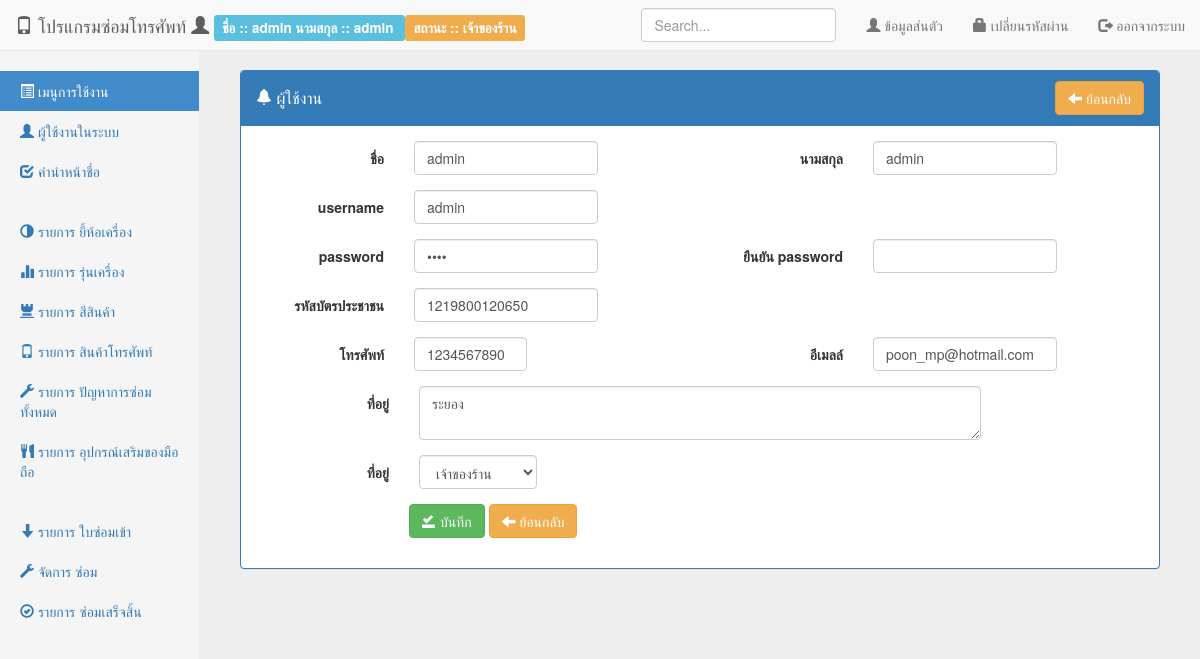
/src/back/index.php?page=frm-person&id=1 (signed in), run on an earlier commit of the app's database.
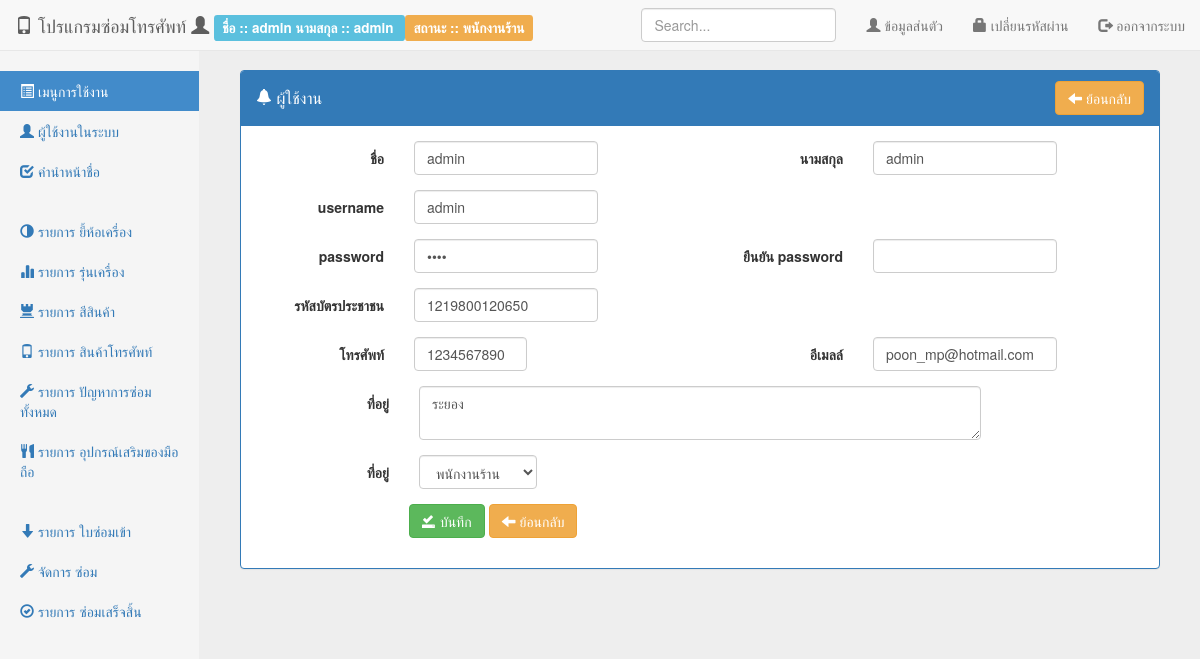
And on a later commit of the database.
### tables this page shows
CREATE TABLE IF NOT EXISTS `person` (
  `per_id` int(11) NOT NULL AUTO_INCREMENT,
  `per_status` int(2) NOT NULL COMMENT ' ''1'' => ''พนักงานร้าน'',         ''2'' => ''พนักงานซ่อม'',         ''3'' => ''เจ้าของร้าน'',         ''4'' => ''ลูกค้า'',',
  `per_fname` varchar(50) NOT NULL,
  `per_lname` varchar(50) NOT NULL,
  `per_username` varchar(50) NOT NULL,
  `per_password` varchar(50) NOT NULL,
  `per_idcard` varchar(15) NOT NULL,
  `per_address` text NOT NULL,
  `per_mobile` varchar(50) NOT NULL,
  `per_email` varchar(50) NOT NULL,
  `per_createdate` timestamp NOT NULL DEFAULT CURRENT_TIMESTAMP,
  `per_createby` int(11) NOT NULL,
  `per_updatedate` timestamp NOT NULL DEFAULT CURRENT_TIMESTAMP,
  `per_updateby` int(11) NOT NULL,
  `pre_id` int(11) DEFAULT NULL,
  PRIMARY KEY (`per_id`),
  UNIQUE KEY `per_idcard` (`per_idcard`),
  KEY `per_idcard_2` (`per_idcard`)
);

### src/config/extension.php (called while the page is built, shortened)
<?php
function listPersonStatus() {
    return array(
        '1' => 'พนักงานร้าน',
        '2' => 'พนักงานซ่อม',
        '3' => 'เจ้าของร้าน',
        '4' => 'ลูกค้า',
    );
}
function getDataList($params, $list) {
    $array = $list;
    if (!empty($params)):
        $result = "";
        foreach ($array as $key => $value):
            if ($key == $params):
                $result = $value;
            endif;
        endforeach;
        return $result;
    endif;
}

### src/back/frm-person.php (the view, shortened to what the changed rows need)
<?php
$fname = '';
$lname = '';
$username = '';
$password = '';
$password_confirm = '';
$idcard = '';
$address = '';
$mobile = '';
$email = '';
$status = '';
if (!empty($_GET['id'])) {
    $sql = "SELECT * FROM person WHERE per_id = " . $_GET['id'];
    $query = mysql_query($sql) or die(mysql_error());
    $data = mysql_fetch_assoc($query);
    $fname = $data['per_fname'];
    $lname = $data['per_lname'];
    $username = $data['per_username'];
    $password = $data['per_password'];
    $idcard = $data['per_idcard'];
    $address = $data['per_address'];
    $mobile = $data['per_mobile'];
    $email = $data['per_email'];
    $status = $data['per_status'];
}
?>
<div class="panel panel-primary">
    <div class="panel-heading clearfix">
        <h4 class="panel-title pull-left" style="padding-top: 7.5px;">
            <i class="glyphicon glyphicon-bell"></i> ผู้ใช้งาน
        </h4>
        <div class="btn-group pull-right">
            <a href="index.php?page=list-person" class="btn btn-warning">
                <i class="glyphicon glyphicon-arrow-left"></i> ย้อนกลับ
            </a>
        </div>
    </div>
    <div class="panel-body">
        <div class="table-responsive">
            <form class="form-horizontal" name="frm-person" id="frm-person">
                <div class="form-group">
                    <div class="col-sm-6">
                        <label for="input-fname" class="col-sm-4 control-label">ชื่อ</label>
                        <div class="col-sm-6">
                            <input type="text" class="form-control validate[required]"
                                   data-errormessage-value-missing="กรุณากรอก ชื่อ"
                                   name="input-fname" id="input-fname" value="<?= $fname ?>"/>
                        </div>
                    </div>
                    <div class="col-sm-6">
                        <label for="input-lname" class="col-sm-4 control-label">นามสกุล</label>
                        <div class="col-sm-6">
                            <input type="text" class="form-control validate[required]"
                                   data-errormessage-value-missing="กรุณากรอก นามสกุล"
                                   name="input-lname" id="input-lname" value="<?= $lname ?>"/>
                        </div>
                    </div>
                </div>
                <div class="form-group">
                    <div class="col-sm-6">
                        <label for="input-username" class="col-sm-4 control-label">username</label>
                        <div class="col-sm-6">
                            <input type="text" class="form-control validate[required]"
                                   data-errormessage-value-missing="กรุณากรอก username"
                                   name="input-username" id="input-username" value="<?= $username ?>"/>
                        </div>
                    </div>
                </div>
                <div class="form-group">
                    <div class="col-sm-6">
                        <label for="input-password" class="col-sm-4 control-label">password</label>
                        <div class="col-sm-6">
                            <input type="password" class="form-control validate[required]"
                                   data-errormessage-value-missing="กรุณากรอก password"
                                   name="input-password" id="input-password" value="<?= $password ?>"/>
                        </div>
                    </div>
                    <div class="col-sm-6">
                        <label for="input-password_re" class="col-sm-4 control-label">ยืนยัน password</label>
                        <div class="col-sm-6">
                            <input type="password" class="form-control validate[required,equals[input-password]]"
                                   data-errormessage-value-missing="กรุณากรอก ยืนยัน password"
                                   data-errormessage-pattern-mismatch="กรุณากรอก password ให้ตรงกัน"
                                   name="input-password_re" id="input-password_re" value="<?= $password_confirm ?>"/>
                        </div>
                    </div>
                </div>
                <div class="form-group">
                    <div class="col-sm-6">
                        <label for="input-idcard" class="col-sm-4 control-label">รหัสบัตรประชาชน</label>
                        <div class="col-sm-6">
                            <input type="text" class="form-control validate[required,maxSize[13],minSize[13]]"
                                   data-errormessage-value-missing="กรุณากรอก รหัสบัตรประชาชน"
                                   data-errormessage-range-underflow="กรุณากรอก รหัสบัตรประชาชน 13 หลัก"
                                   data-errormessage-range-overflow="กรุณากรอก รหัสบัตรประชาชน 13 หลัก"
                                   name="input-idcard" id="input-idcard" value="<?= $idcard ?>" onchange="check_idcard(this)"/>
                        </div>
                    </div>
                </div>
                <div class="form-group">
                    <div class="col-sm-6">
                        <label for="input-mobile" class="col-sm-4 control-label">โทรศัพท์</label>
                        <div class="col-sm-4">
                            <input type="text" class="form-control validate[required,custom[phone],minSize[10]]"
                                   data-errormessage-value-missing="กรุณากรอก โทรศัพท์"
                                   data-errormessage-range-underflow="กรุณากรอก โทรศัพท์ 10 ตัวอักษรขึ้นไป"
                                   data-errormessage-custom-error="กรุณากรอก โทรศัพท์ ให้ถูกต้อง"
                                   name="input-mobile" id="input-mobile" value="<?= $mobile ?>"/>
                        </div>
                    </div>
                    <div class="col-sm-6">
                        <label for="input-email" class="col-sm-4 control-label">อีเมลล์</label>
                        <div class="col-sm-6">
                            <input type="text" class="form-control validate[required,custom[email]]"
                                   data-errormessage-value-missing="กรุณากรอก ยืนยัน อีเมลล์"
                                   data-errormessage-custom-error="กรุณากรอก ยืนยัน อีเมลล์ ให้ถูกต้อง"
                                   name="input-email" id="input-email" value="<?= $email ?>"/>
                        </div>
                    </div>
                </div>
                <div class="form-group">
                    <div class="col-sm-12">
                        <label for="input-address" class="col-sm-2 control-label">ที่อยู่</label>
                        <div class="col-sm-8">
                            <textarea class="form-control validate[required]"
                                      data-errormessage-value-missing="กรุณากรอก ที่อยู่"
                                      name="input-address" id="input-address"><?= $address ?></textarea>
                        </div>
                    </div>
                </div>
                <div class="form-group">
                    <div class="col-sm-12">
                        <label for="input-address" class="col-sm-2 control-label">ที่อยู่</label>
                        <div class="col-sm-2">
                            <?php include '../config/combo-person_status.php'; ?>
                        </div>
                    </div>
                </div>
                <div class="form-group">
                    <div class="col-sm-offset-2 col-sm-10">
                        <button type="submit" class="btn btn-success">
                            <i class="glyphicon glyphicon-saved"></i> บันทึก
                        </button>
                        <a href="index.php?page=list-person" class="btn btn-warning">
                            <i class="glyphicon glyphicon-arrow-left"></i> ย้อนกลับ
                        </a>
                    </div>
                </div>
            </form>
        </div>
    </div>
</div>

### src/back/menu-top.php (shortened to what the changed rows need)
<?php
$per_fname = '';
$per_lname = '';
$per_status = '';
if (!empty($_SESSION['person'])):
    $person = $_SESSION['person'];
    $per_fname = $person['per_fname'];
    $per_lname = $person['per_lname'];
    $per_status = $person['per_status'];
endif;
?>
<div class="navbar navbar-default navbar-fixed-top" role="navigation">
    <div class="container-fluid">
        <div class="navbar-header">
            <a class="navbar-brand" href="#">
                <i class="glyphicon glyphicon-phone"></i> โปรแกรมซ่อมโทรศัพท์
                <i class="glyphicon glyphicon-user"></i>
                <div class="label label-info">
                    <?= ' ชื่อ :: ' . $per_fname . '   นามสกุล :: ' . $per_lname ?>
                </div>
                <div class="label label-warning">
                    <?= ' สถานะ :: ' . getDataList($per_status, listPersonStatus()) ?>
                </div>
            </a>
        </div>
    </div>
</div>

### src/config/combo-person_status.php (shortened to what the changed rows need)
<select class="form-control validate[required]"
        data-errormessage-value-missing="กรุณากรอก สถานะผู้ใช้งาน"
        name="combo-status" id="combo-status">
    <?php $listPerson = listPersonStatus(); ?>
    <?php foreach ($listPerson as $key => $data): ?>
        <?php if ($status == $key): ?>
            <option value="<?= $key ?>" selected><?= $data ?></option>
        <?php else: ?>
            <option value="<?= $key ?>"><?= $data ?></option>
        <?php endif; ?>
    <?php endforeach; ?>
</select>

What changed in the data, as far as the page shows it:
changed person "admin": combo-status "เจ้าของร้าน" → "พนักงานร้าน"
Also different on the page:
getDataList($per_status, listPersonStatus()): "เจ้าของร้าน" → "พนักงานร้าน"
